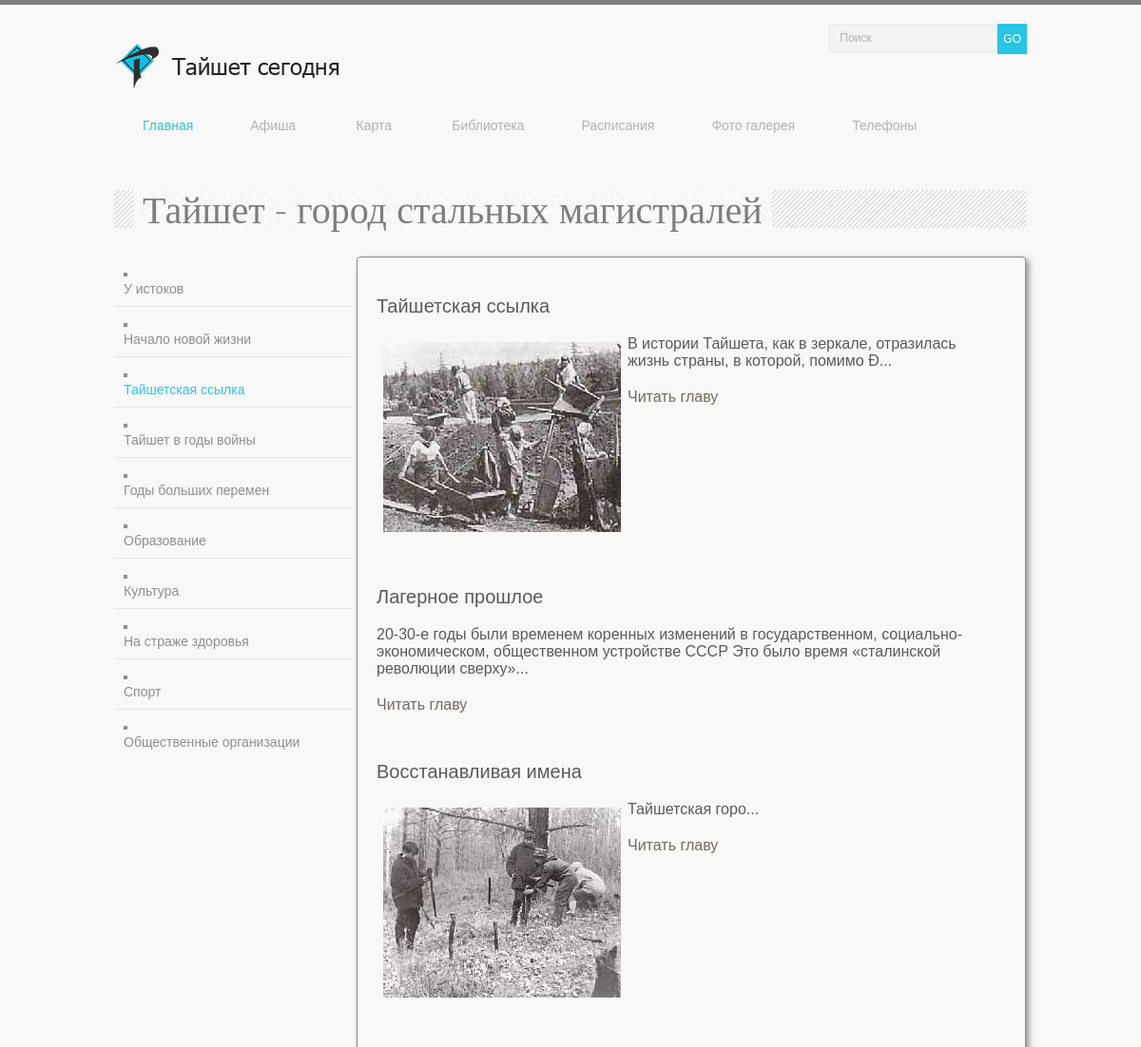
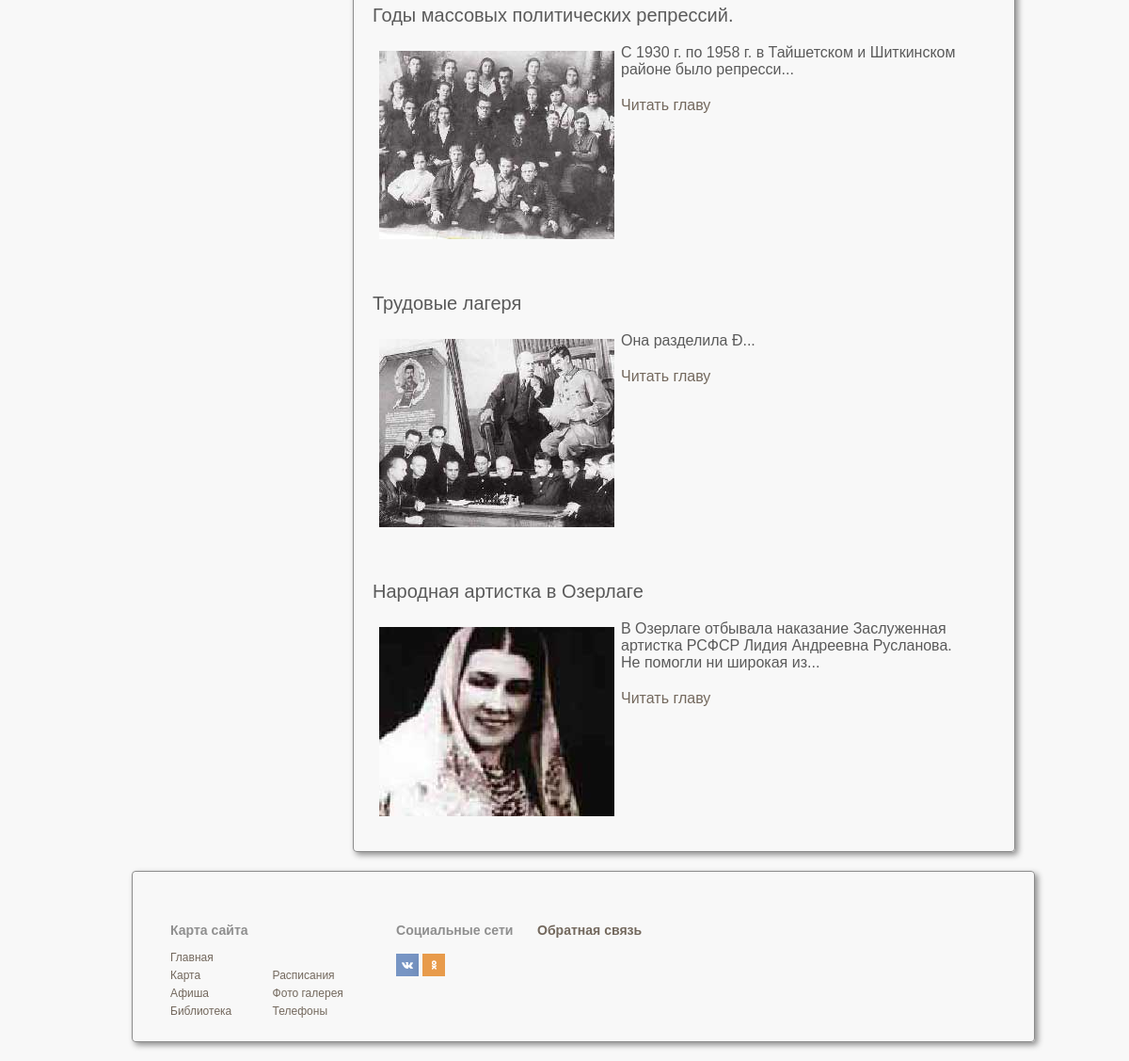
The page /tayshet_gorod_stalnykh_magistraley_tayshetskaya_ssylka.php on the database its author committed (2 pictures, top to bottom).
### tables this page shows
CREATE TABLE stocks ( id INTEGER PRIMARY KEY, text TEXT, img TEXT, zag TEXT, date TEXT, link TEXT);

### bookPages/blockGorodFore.php (the view)
<div class="pageBookBlock">
	<?php
	$start = "novosti";
    $db = new PDO("sqlite:admin/post3.db");
  if($_GET['novosti']=="click" or $start=="novosti") {
   $res = $db->query("SELECT * FROM stocks WHERE id > 10 LIMIT 6;");
   if($_GET['news']=="click") { $start = "novosti";
    $fog = $_GET['nom'];
  	$res = $db->query("SELECT * FROM stocks WHERE id=$fog ;");
	foreach ($res as $array)
         {
	echo("<div><a href=\"index.php\">Вернуться на главную</a></div><div class=\"zagol\">".$array['zag']."</div><div class=\"text\">".stripcslashes($array['text'])."</div>");
         }
		 }
   else{
  foreach ($res as $array)
         {
		 if(strlen($array['text'])>300) { $osnovtexti = substr($array['text'],0,300);
		 $osnovtext = stripcslashes($osnovtexti."..."); }
		 else { $osnovtext = stripcslashes($array['text']); }
         echo("<div class=\"smallBlogArticle\">");
         echo("<p class=\"zagol\">".$array['zag']."</p>");
		 echo("<p>".$osnovtext."</p>");
	   if(strlen($array['text'])>300){
		 echo("<div class=\"text\"><a href=\"/".$array['id']."\">Читать главу</a></div>");}
		 echo("</div>");
         }
       }
     }
	?>
</div>

### css/main.css (style rules this page uses)
*,legend { box-sizing:border-box }
header,img { padding:20px 0 }
html { font-family:sans-serif;-ms-text-size-adjust:100%;-webkit-text-size-adjust:100% }
a { background-color:transparent }
img { border-style:none }
body { color:#8f8f8f;font:12px Tahoma,sans-serif;background-color:#f8f8f8;border-top:5px solid #7e7e7e;margin:0 }
p { margin:20px 0 }
#form a,a { text-decoration:none }
.pageBookBlock,.pageBookBlockMain { text-overflow:ellipsis;box-shadow:3px 3px 6px 0 #8c8c8c;margin:0 0 0 5px;font:400 16px/1 "Times New Roman",Times,serif;box-sizing:content-box;padding:10px;display:inline-block }
.pageBookBlock { width:71%;border:1px solid #8c8c8c;border-radius:4px }
.smallBlogArticle { box-sizing:content-box;width:91%;padding:10px;margin-bottom:10px;overflow:hidden;font:normal normal normal 16px/18px Arial,Times,serif;color:#5a5a5a;text-align:left;display:inline-block;vertical-align:top }
.zagol,.zagolPages { font:normal normal normal 20px/22px Arial,Times,serif }
a { color:#73685d }

### rows shown on the page
stocks: zag "Тайшетская ссылка", text (picture), text "В истории Тайшета, как в зеркале, отразилась жизнь страны, в которой, помимо Ð..."
stocks: zag "Лагерное прошлое", text "20-30-е годы были временем коренных изменений в государственном, социально-экономическом, общественном устройстве СССР Это было время «сталинской революции сверху»..."
stocks: zag "Восстанавливая имена", text (picture), text "Тайшетская горо..."
stocks: zag "Годы массовых политических репрессий.", text (picture), text "С 1930 г. по 1958 г. в Тайшетском и Шиткинском районе было репресси..."
stocks: zag "Трудовые лагеря", text (picture), text "Она разделила Ð..."
stocks: zag "Народная артистка в Озерлаге", text (picture), text "В Озерлаге отбывала наказание Заслуженная артистка РСФСР Лидия Андреевна Русланова. Не помогли ни широкая из..."

### other values the page prints
$menu[0][0] "Главная"
$menu[1][0] "Афиша"
$menu[6][0] "Карта"
$menu[2][0] "Библиотека"
$menu[3][0] "Расписания"
$menu[4][0] "Фото галерея"
$menu[5][0] "Телефоны"
